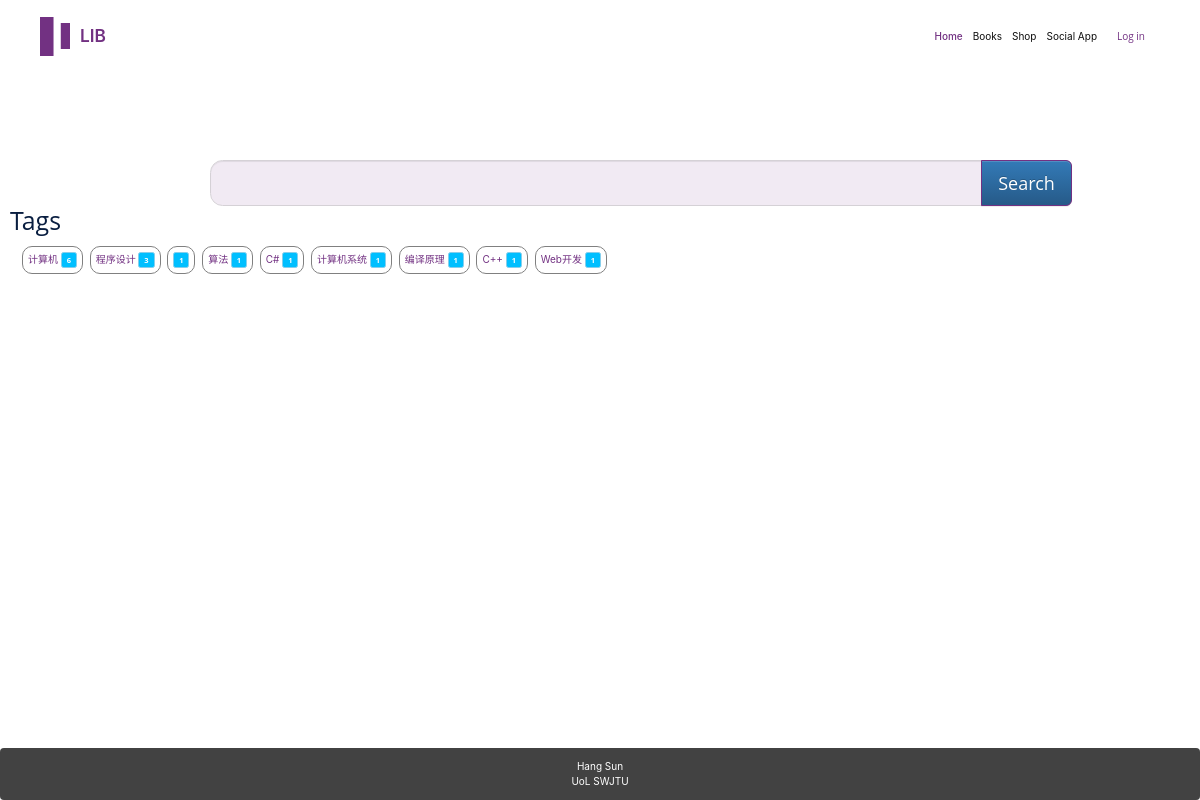
/books/tags/, run on the app's committed database.
### app/models.py (models this page shows, shortened)
class Tag(db.Model):
    __tablename__ = 'tags'
    id = db.Column(db.Integer, primary_key=True)
    name = db.Column(db.String)
    books = db.relationship('Book',
                            secondary=book_tag,
                            backref=db.backref('tags', lazy='dynamic'),
                            lazy='dynamic')

### app/main/book/views.py (the view, shortened to what this page needs)
@book.route('/tags/')
def tags():
    search_tags = request.args.get('search', None)
    page = request.args.get('page', 1, type=int)
    the_tags = Tag.query.outerjoin(book_tag).group_by(book_tag.c.tag_id).order_by(
        db.func.count(book_tag.c.book_id).desc()).limit(30).all()
    search_form = SearchForm()
    search_form.search.data = search_tags
    data = None
    pagination = None
    return render_template('book_tag.html', tags=the_tags, title='Tags', search_form=search_form, books=data,
                           pagination=pagination)

### app/main/book/forms.py
class SearchForm(FlaskForm):
    search = StringField(validators=[DataRequired()])
    submit = SubmitField(u"搜索")

### app/main/index/views.py (called while the page is built)
@main.app_context_processor
def inject_permissions():
    return dict(Permission=Permission)

### app/main/book/templates/book_tag.html (shortened to what this page needs)
{% extends "base.html" %}
{% from "bootstrap/pagination.html" import render_pagination %}
{% block styles %}
    {{ super() }}
    <link href="{{ url_for('static',filename='css/bootstrap-tokenfield.css') }}" rel="stylesheet"/>
{% endblock %}
{% block mycontent %}
    <div class="row" style="padding-top: 100px;">
        <div class="col-sm-8 col-sm-offset-2">
            <form class="form form-horizontal" method="get">
                <div class="input-group  input-group-lg">
                <span class="input-group-btn">
                    <input class="btn btn-primary" id="submit" name="submit" type="submit" value="Search">
                </span>
                </div>
            </form>
        </div>
    </div>
    <h1>{{ title }}</h1>
    {% if tags %}
        <div class="container-fluid">
            {% for tag in tags %}
                <a class="tag line-wrap" href="?search={{ tag.name|urlencode }}">{{ tag.name }} <span
                        class="badge">{{ tag.books.count() }}</span></a>
            {% endfor %}
        </div>
    {% endif %}
{%- endblock -%}

### app/static/css/main.css (style rules this page uses)
html, body { height: 100%; width: 100%; margin: 0; padding: 0; }
.Site { display: -webkit-box; display: -moz-box; display: -ms-flexbox; display: -webkit-flex; display: flex; flex-direction: column; }
.line-wrap { display: inline-block; }
html, body, main { font-family: -apple-system, "Helvetica Neue", Helvetica, Arial, sans-serif; }
.tag { border: gray solid 1px; border-radius: 1rem; padding: 0.5rem; display: inline-block; vertical-align: middle; -webkit-transform: translateZ(0); transform: translateZ(0); box-shadow: 0 0 1px rgba(0, 0, 0, 0); -webkit-backface-visibility: hidden; backface-visibility: hidden; -moz-osx-font-smoothing: grayscale; -webkit-transition-duration: 0.3s; transition-duration: 0.3s; -webkit-transition-property: box-shadow; transition-property: box-shadow; }
.badge { color: white; background-color: deepskyblue; border: skyblue solid 1px; border-radius: 1rem; }

### app/main/book/templates/book_tag.html (style rules this page uses)
.tag { margin: .5rem 2px; }

### data on the page
Tag: name "计算机", books.count "6"
Tag: name "程序设计", books.count "3"
Tag: books.count "1"
Tag: name "算法", books.count "1"
Tag: name "C#", books.count "1"
Tag: name "计算机系统", books.count "1"
Tag: name "编译原理", books.count "1"
Tag: name "C++", books.count "1"
Tag: name "Web开发", books.count "1"

### other printed values
{{ title }} "Tags"
